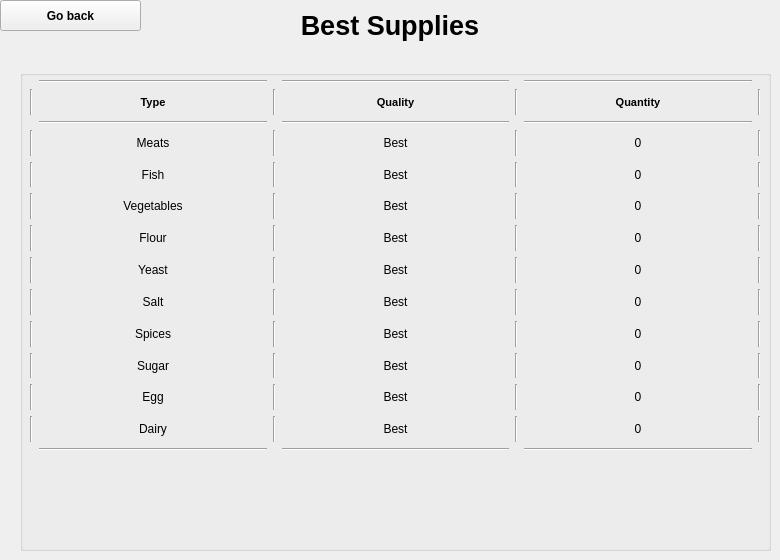
    <widget class="QWidget" name="page">
     <widget class="QPushButton" name="bestgobackButton">
      <property name="geometry">
       <rect>
        <x>0</x>
        <y>0</y>
        <width>141</width>
        <height>31</height>
       </rect>
      </property>
      <property name="font">
       <font>
        <weight>75</weight>
        <bold>true</bold>
       </font>
      </property>
      <property name="text">
       <string>Go back</string>
      </property>
     </widget>
     <widget class="QLabel" name="bestSuppliesLabel">
      <property name="geometry">
       <rect>
        <x>90</x>
        <y>0</y>
        <width>600</width>
        <height>51</height>
       </rect>
      </property>
      <property name="font">
       <font>
        <pointsize>20</pointsize>
        <weight>75</weight>
        <bold>true</bold>
       </font>
      </property>
      <property name="text">
       <string>Best Supplies</string>
      </property>
      <property name="alignment">
       <set>Qt::AlignCenter</set>
      </property>
     </widget>
     <widget class="QGroupBox" name="groupBox">
      <property name="geometry">
       <rect>
        <x>20</x>
        <y>70</y>
        <width>751</width>
        <height>481</height>
       </rect>
      </property>
      <property name="title">
       <string/>
      </property>
      <widget class="QWidget" name="gridLayoutWidget_2">
       <property name="geometry">
        <rect>
         <x>10</x>
         <y>10</y>
         <width>731</width>
         <height>371</height>
        </rect>
       </property>
       <layout class="QGridLayout" name="gridLayout_2">
        <item row="4" column="2">
         <widget class="Line" name="line_4">
          <property name="orientation">
           <enum>Qt::Vertical</enum>
          </property>
         </widget>
        </item>
        <item row="1" column="7">
         <widget class="QLabel" name="quantityLabel">
          <property name="font">
           <font>
            <pointsize>8</pointsize>
            <weight>75</weight>
            <bold>true</bold>
           </font>
          </property>
          <property name="text">
           <string>Quantity</string>
          </property>
          <property name="alignment">
           <set>Qt::AlignCenter</set>
          </property>
         </widget>
        </item>
        <item row="3" column="2">
         <widget class="Line" name="line_3">
          <property name="orientation">
           <enum>Qt::Vertical</enum>
          </property>
         </widget>
        </item>
        <item row="6" column="1">
         <widget class="QLabel" name="flourLabel">
          <property name="text">
           <string>Flour</string>
          </property>
          <property name="alignment">
           <set>Qt::AlignCenter</set>
          </property>
         </widget>
        </item>
        <item row="4" column="1">
         <widget class="QLabel" name="fishLabel">
          <property name="text">
           <string>Fish</string>
          </property>
          <property name="alignment">
           <set>Qt::AlignCenter</set>
          </property>
         </widget>
        </item>
        <item row="1" column="1">
         <widget class="QLabel" name="typeLabel">
          <property name="font">
           <font>
            <pointsize>8</pointsize>
            <weight>75</weight>
            <bold>true</bold>
           </font>
          </property>
          <property name="text">
           <string>Type</string>
          </property>
          <property name="alignment">
           <set>Qt::AlignCenter</set>
          </property>
         </widget>
        </item>
        <item row="10" column="6">
         <widget class="Line" name="line_21">
          <property name="orientation">
           <enum>Qt::Vertical</enum>
          </property>
         </widget>
        </item>
        <item row="5" column="1">
         <widget class="QLabel" name="vegetablesLabel">
          <property name="text">
           <string>Vegetables</string>
          </property>
          <property name="alignment">
           <set>Qt::AlignCenter</set>
          </property>
         </widget>
        </item>
        <item row="10" column="1">
         <widget class="QLabel" name="sugarLabel">
          <property name="text">
           <string>Sugar</string>
          </property>
          <property name="alignment">
           <set>Qt::AlignCenter</set>
          </property>
         </widget>
        </item>
        <item row="7" column="1">
         <widget class="QLabel" name="yeastLabel">
          <property name="text">
           <string>Yeast</string>
          </property>
          <property name="alignment">
           <set>Qt::AlignCenter</set>
          </property>
         </widget>
        </item>
        <item row="9" column="2">
         <widget class="Line" name="line_9">
          <property name="orientation">
           <enum>Qt::Vertical</enum>
          </property>
         </widget>
        </item>
        <item row="12" column="6">
         <widget class="Line" name="line_23">
          <property name="orientation">
           <enum>Qt::Vertical</enum>
          </property>
         </widget>
        </item>
        <item row="7" column="2">
         <widget class="Line" name="line_11">
          <property name="orientation">
           <enum>Qt::Vertical</enum>
          </property>
         </widget>
        </item>
        <item row="9" column="6">
         <widget class="Line" name="line_20">
          <property name="orientation">
           <enum>Qt::Vertical</enum>
          </property>
         </widget>
        </item>
        <item row="8" column="1">
         <widget class="QLabel" name="saltLabel">
          <property name="text">
           <string>Salt</string>
          </property>
          <property name="alignment">
           <set>Qt::AlignCenter</set>
          </property>
         </widget>
        </item>
        <item row="12" column="1">
         <widget class="QLabel" name="dairyLabel">
          <property name="text">
           <string>Dairy</string>
          </property>
          <property name="alignment">
           <set>Qt::AlignCenter</set>
          </property>
         </widget>
        </item>
        <item row="11" column="1">
         <widget class="QLabel" name="eggLabel">
          <property name="text">
           <string>Egg</string>
          </property>
          <property name="alignment">
           <set>Qt::AlignCenter</set>
          </property>
         </widget>
        </item>
        <item row="0" column="5">
         <widget class="Line" name="line_29">
          <property name="orientation">
           <enum>Qt::Horizontal</enum>
          </property>
         </widget>
        </item>
        <item row="9" column="1">
         <widget class="QLabel" name="spicesLabel">
          <property name="text">
           <string>Spices</string>
          </property>
          <property name="alignment">
           <set>Qt::AlignCenter</set>
          </property>
         </widget>
        </item>
        <item row="10" column="2">
         <widget class="Line" name="line_8">
          <property name="orientation">
           <enum>Qt::Vertical</enum>
          </property>
         </widget>
        </item>
        <item row="1" column="5">
         <widget class="QLabel" name="qualityLabel">
          <property name="font">
           <font>
            <pointsize>8</pointsize>
            <weight>75</weight>
            <bold>true</bold>
           </font>
          </property>
          <property name="text">
           <string>Quality</string>
          </property>
          <property name="alignment">
           <set>Qt::AlignCenter</set>
          </property>
         </widget>
        </item>
        <item row="8" column="6">
         <widget class="Line" name="line_19">
          <property name="orientation">
           <enum>Qt::Vertical</enum>
          </property>
         </widget>
        </item>
        <item row="11" column="2">
         <widget class="Line" name="line_7">
          <property name="orientation">
           <enum>Qt::Vertical</enum>
          </property>
         </widget>
        </item>
        <item row="8" column="2">
         <widget class="Line" name="line_10">
          <property name="orientation">
           <enum>Qt::Vertical</enum>
          </property>
         </widget>
        </item>
        <item row="11" column="6">
         <widget class="Line" name="line_22">
          <property name="orientation">
           <enum>Qt::Vertical</enum>
          </property>
         </widget>
        </item>
        <item row="5" column="6">
         <widget class="Line" name="line_16">
          <property name="orientation">
           <enum>Qt::Vertical</enum>
          </property>
         </widget>
        </item>
        <item row="12" column="2">
         <widget class="Line" name="line_6">
          <property name="orientation">
           <enum>Qt::Vertical</enum>
          </property>
         </widget>
        </item>
        <item row="6" column="6">
         <widget class="Line" name="line_17">
          <property name="orientation">
           <enum>Qt::Vertical</enum>
          </property>
         </widget>
        </item>
        <item row="7" column="6">
         <widget class="Line" name="line_18">
          <property name="orientation">
           <enum>Qt::Vertical</enum>
          </property>
         </widget>
        </item>
        <item row="6" column="2">
         <widget class="Line" name="line_12">
          <property name="orientation">
           <enum>Qt::Vertical</enum>
          </property>
         </widget>
        </item>
        <item row="1" column="2">
         <widget class="Line" name="line">
          <property name="orientation">
           <enum>Qt::Vertical</enum>
          </property>
         </widget>
        </item>
        <item row="5" column="2">
         <widget class="Line" name="line_13">
          <property name="orientation">
           <enum>Qt::Vertical</enum>
          </property>
         </widget>
        </item>
        <item row="1" column="6">
         <widget class="Line" name="line_2">
          <property name="orientation">
           <enum>Qt::Vertical</enum>
          </property>
         </widget>
        </item>
        <item row="2" column="1">
         <widget class="Line" name="line_25">
          <property name="orientation">
           <enum>Qt::Horizontal</enum>
          </property>
         </widget>
        </item>
        <item row="4" column="6">
         <widget class="Line" name="line_15">
          <property name="orientation">
           <enum>Qt::Vertical</enum>
          </property>
         </widget>
        </item>
        <item row="3" column="6">
         <widget class="Line" name="line_14">
          <property name="orientation">
           <enum>Qt::Vertical</enum>
          </property>
         </widget>
        </item>
        <item row="2" column="5">
         <widget class="Line" name="line_26">
          <property name="orientation">
           <enum>Qt::Horizontal</enum>
          </property>
         </widget>
        </item>
        <item row="3" column="1">
         <widget class="QLabel" name="meatsLabel">
          <property name="text">
           <string>Meats</string>
          </property>
          <property name="alignment">
           <set>Qt::AlignCenter</set>
          </property>
         </widget>
        </item>
        <item row="2" column="7">
         <widget class="Line" name="line_27">
          <property name="orientation">
           <enum>Qt::Horizontal</enum>
          </property>
         </widget>
        </item>
        <item row="4" column="0">
         <widget class="Line" name="line_33">
          <property name="orientation">
           <enum>Qt::Vertical</enum>
          </property>
         </widget>
        </item>
        <item row="6" column="0">
         <widget class="Line" name="line_35">
          <property name="orientation">
           <enum>Qt::Vertical</enum>
          </property>
         </widget>
        </item>
        <item row="3" column="0">
         <widget class="Line" name="line_32">
          <property name="orientation">
           <enum>Qt::Vertical</enum>
          </property>
         </widget>
        </item>
        <item row="5" column="0">
         <widget class="Line" name="line_34">
          <property name="orientation">
           <enum>Qt::Vertical</enum>
          </property>
         </widget>
        </item>
        <item row="7" column="0">
         <widget class="Line" name="line_36">
          <property name="orientation">
           <enum>Qt::Vertical</enum>
          </property>
         </widget>
        </item>
        <item row="0" column="7">
         <widget class="Line" name="line_30">
          <property name="orientation">
           <enum>Qt::Horizontal</enum>
          </property>
         </widget>
        </item>
        <item row="0" column="1">
         <widget class="Line" name="line_28">
          <property name="orientation">
           <enum>Qt::Horizontal</enum>
          </property>
         </widget>
        </item>
        <item row="1" column="0">
         <widget class="Line" name="line_31">
          <property name="orientation">
           <enum>Qt::Vertical</enum>
          </property>
         </widget>
        </item>
        <item row="9" column="0">
         <widget class="Line" name="line_38">
          <property name="orientation">
           <enum>Qt::Vertical</enum>
          </property>
         </widget>
        </item>
        <item row="12" column="0">
         <widget class="Line" name="line_41">
          <property name="orientation">
           <enum>Qt::Vertical</enum>
          </property>
         </widget>
        </item>
        <item row="10" column="0">
         <widget class="Line" name="line_39">
          <property name="orientation">
           <enum>Qt::Vertical</enum>
          </property>
         </widget>
        </item>
        <item row="1" column="8">
         <widget class="Line" name="line_46">
          <property name="orientation">
           <enum>Qt::Vertical</enum>
          </property>
         </widget>
        </item>
        <item row="8" column="0">
         <widget class="Line" name="line_37">
          <property name="orientation">
           <enum>Qt::Vertical</enum>
          </property>
         </widget>
        </item>
        <item row="11" column="0">
         <widget class="Line" name="line_40">
          <property name="orientation">
           <enum>Qt::Vertical</enum>
          </property>
         </widget>
        </item>
        <item row="6" column="8">
         <widget class="Line" name="line_50">
          <property name="orientation">
           <enum>Qt::Vertical</enum>
          </property>
         </widget>
        </item>
        <item row="7" column="8">
         <widget class="Line" name="line_51">
          <property name="orientation">
           <enum>Qt::Vertical</enum>
          </property>
         </widget>
        </item>
        <item row="4" column="8">
         <widget class="Line" name="line_48">
          <property name="orientation">
           <enum>Qt::Vertical</enum>
          </property>
         </widget>
        </item>
        <item row="8" column="8">
         <widget class="Line" name="line_52">
          <property name="orientation">
           <enum>Qt::Vertical</enum>
          </property>
         </widget>
        </item>
        <item row="9" column="8">
         <widget class="Line" name="line_53">
          <property name="orientation">
           <enum>Qt::Vertical</enum>
          </property>
         </widget>
        </item>
        <item row="10" column="8">
         <widget class="Line" name="line_54">
          <property name="orientation">
           <enum>Qt::Vertical</enum>
          </property>
         </widget>
        </item>
        <item row="3" column="8">
         <widget class="Line" name="line_47">
          <property name="orientation">
           <enum>Qt::Vertical</enum>
          </property>
         </widget>
        </item>
        <item row="5" column="8">
         <widget class="Line" name="line_49">
          <property name="orientation">
           <enum>Qt::Vertical</enum>
          </property>
         </widget>
        </item>
        <item row="12" column="8">
         <widget class="Line" name="line_56">
          <property name="orientation">
           <enum>Qt::Vertical</enum>
          </property>
         </widget>
        </item>
        <item row="11" column="8">
         <widget class="Line" name="line_55">
          <property name="orientation">
           <enum>Qt::Vertical</enum>
          </property>
         </widget>
        </item>
        <item row="13" column="1">
         <widget class="Line" name="line_5">
          <property name="orientation">
           <enum>Qt::Horizontal</enum>
          </property>
         </widget>
        </item>
        <item row="13" column="5">
         <widget class="Line" name="line_24">
          <property name="orientation">
           <enum>Qt::Horizontal</enum>
          </property>
         </widget>
        </item>
        <item row="13" column="7">
         <widget class="Line" name="line_42">
          <property name="orientation">
           <enum>Qt::Horizontal</enum>
          </property>
         </widget>
        </item>
        <item row="3" column="5">
         <widget class="QLabel" name="bestMeatsQualityLabel">
          <property name="text">
           <string>Best</string>
          </property>
          <property name="alignment">
           <set>Qt::AlignCenter</set>
          </property>
         </widget>
        </item>
        <item row="4" column="5">
         <widget class="QLabel" name="bestFishQualityLabel">
          <property name="text">
           <string>Best</string>
          </property>
          <property name="alignment">
           <set>Qt::AlignCenter</set>
          </property>
         </widget>
        </item>
        <item row="5" column="5">
         <widget class="QLabel" name="bestVegetablesQualityLabel">
          <property name="text">
           <string>Best</string>
          </property>
          <property name="alignment">
           <set>Qt::AlignCenter</set>
          </property>
         </widget>
        </item>
        <item row="6" column="5">
         <widget class="QLabel" name="bestFlourQualityLabel">
          <property name="text">
           <string>Best</string>
          </property>
          <property name="alignment">
           <set>Qt::AlignCenter</set>
          </property>
         </widget>
        </item>
        <item row="7" column="5">
         <widget class="QLabel" name="bestYeastQualityLabel">
          <property name="text">
           <string>Best</string>
          </property>
          <property name="alignment">
           <set>Qt::AlignCenter</set>
          </property>
         </widget>
        </item>
        <item row="8" column="5">
         <widget class="QLabel" name="bestSaltQualityLabel">
          <property name="text">
           <string>Best</string>
          </property>
          <property name="alignment">
           <set>Qt::AlignCenter</set>
          </property>
         </widget>
        </item>
        <item row="9" column="5">
         <widget class="QLabel" name="bestSpicesQualityLabel">
          <property name="text">
           <string>Best</string>
          </property>
          <property name="alignment">
           <set>Qt::AlignCenter</set>
          </property>
         </widget>
        </item>
        <item row="11" column="5">
         <widget class="QLabel" name="bestEggQualityLabel">
          <property name="text">
           <string>Best</string>
          </property>
          <property name="alignment">
           <set>Qt::AlignCenter</set>
          </property>
         </widget>
        </item>
        <item row="10" column="5">
         <widget class="QLabel" name="bestSugarQualityLabel">
          <property name="text">
           <string>Best</string>
          </property>
          <property name="alignment">
           <set>Qt::AlignCenter</set>
          </property>
         </widget>
        </item>
        <item row="12" column="5">
         <widget class="QLabel" name="bestDairyQualityLabel">
          <property name="text">
           <string>Best</string>
          </property>
          <property name="alignment">
           <set>Qt::AlignCenter</set>
          </property>
         </widget>
        </item>
        <item row="3" column="7">
         <widget class="QLabel" name="bestMeatsQuantityLabel">
          <property name="text">
           <string>0</string>
          </property>
          <property name="alignment">
           <set>Qt::AlignCenter</set>
          </property>
         </widget>
        </item>
        <item row="4" column="7">
         <widget class="QLabel" name="bestFishQuantityLabel">
          <property name="text">
           <string>0</string>
          </property>
          <property name="alignment">
           <set>Qt::AlignCenter</set>
          </property>
         </widget>
        </item>
        <item row="5" column="7">
         <widget class="QLabel" name="bestVegetablesQuantityLabel">
          <property name="text">
           <string>0</string>
          </property>
          <property name="alignment">
           <set>Qt::AlignCenter</set>
          </property>
         </widget>
        </item>
        <item row="6" column="7">
         <widget class="QLabel" name="bestFlourQuantityLabel">
          <property name="text">
           <string>0</string>
          </property>
          <property name="alignment">
           <set>Qt::AlignCenter</set>
          </property>
         </widget>
        </item>
        <item row="7" column="7">
         <widget class="QLabel" name="bestYeastQuantityLabel">
          <property name="text">
           <string>0</string>
          </property>
          <property name="alignment">
           <set>Qt::AlignCenter</set>
          </property>
         </widget>
        </item>
        <item row="8" column="7">
         <widget class="QLabel" name="bestSaltQuantityLabel">
          <property name="text">
           <string>0</string>
          </property>
          <property name="alignment">
           <set>Qt::AlignCenter</set>
          </property>
         </widget>
        </item>
        <item row="9" column="7">
         <widget class="QLabel" name="bestSpicesQuantityLabel">
          <property name="text">
           <string>0</string>
          </property>
          <property name="alignment">
           <set>Qt::AlignCenter</set>
          </property>
         </widget>
        </item>
        <item row="10" column="7">
         <widget class="QLabel" name="bestSugarQuantityLabel">
          <property name="text">
           <string>0</string>
          </property>
          <property name="alignment">
           <set>Qt::AlignCenter</set>
          </property>
         </widget>
        </item>
        <item row="11" column="7">
         <widget class="QLabel" name="bestEggQuantityLabel">
          <property name="text">
           <string>0</string>
          </property>
          <property name="alignment">
           <set>Qt::AlignCenter</set>
          </property>
         </widget>
        </item>
        <item row="12" column="7">
         <widget class="QLabel" name="bestDairyQuantityLabel">
          <property name="text">
           <string>0</string>
          </property>
          <property name="alignment">
           <set>Qt::AlignCenter</set>
          </property>
         </widget>
        </item>
       </layout>
      </widget>
     </widget>
    </widget>
